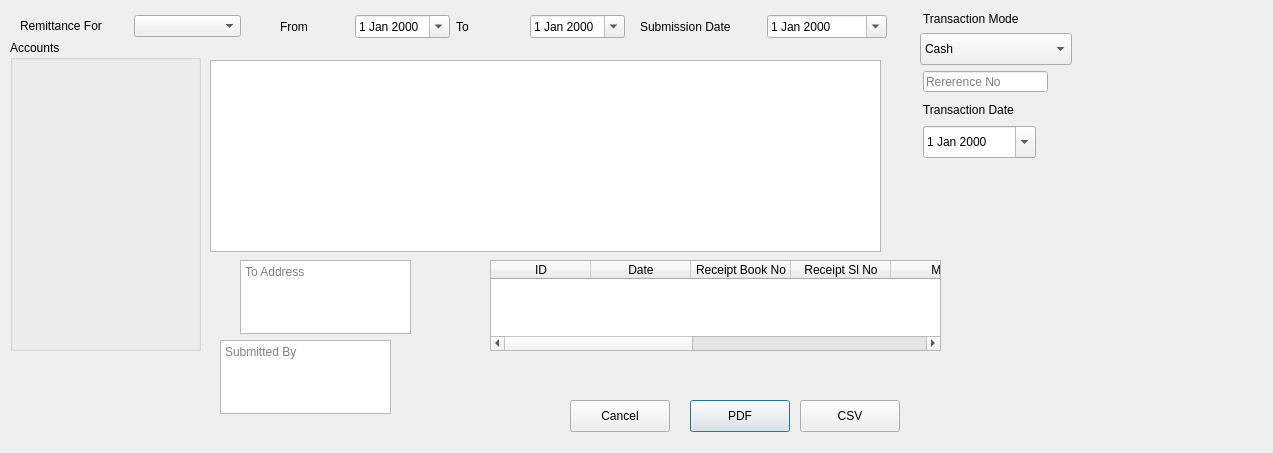
<?xml version="1.0" encoding="UTF-8"?>
<ui version="4.0">
 <class>CremittanceDlg</class>
 <widget class="QDialog" name="CremittanceDlg">
  <property name="geometry">
   <rect>
    <x>0</x>
    <y>0</y>
    <width>1273</width>
    <height>453</height>
   </rect>
  </property>
  <property name="windowTitle">
   <string>Dialog</string>
  </property>
  <widget class="QTextBrowser" name="m_textBrowser">
   <property name="geometry">
    <rect>
     <x>210</x>
     <y>60</y>
     <width>671</width>
     <height>192</height>
    </rect>
   </property>
  </widget>
  <widget class="QComboBox" name="m_modeCombo">
   <property name="geometry">
    <rect>
     <x>920</x>
     <y>33</y>
     <width>152</width>
     <height>32</height>
    </rect>
   </property>
   <item>
    <property name="text">
     <string>Cash</string>
    </property>
   </item>
   <item>
    <property name="text">
     <string>Cheque</string>
    </property>
   </item>
   <item>
    <property name="text">
     <string>Internet Transfer</string>
    </property>
   </item>
  </widget>
  <widget class="QLabel" name="m_modeLbl">
   <property name="geometry">
    <rect>
     <x>923</x>
     <y>11</y>
     <width>107</width>
     <height>16</height>
    </rect>
   </property>
   <property name="text">
    <string>Transaction Mode</string>
   </property>
  </widget>
  <widget class="QLineEdit" name="m_referene">
   <property name="geometry">
    <rect>
     <x>923</x>
     <y>71</y>
     <width>125</width>
     <height>21</height>
    </rect>
   </property>
   <property name="placeholderText">
    <string>Rererence No</string>
   </property>
  </widget>
  <widget class="QLabel" name="m_transDateLbl">
   <property name="geometry">
    <rect>
     <x>923</x>
     <y>102</y>
     <width>101</width>
     <height>16</height>
    </rect>
   </property>
   <property name="text">
    <string>Transaction Date</string>
   </property>
  </widget>
  <widget class="QDateEdit" name="m_transDate">
   <property name="geometry">
    <rect>
     <x>923</x>
     <y>126</y>
     <width>113</width>
     <height>32</height>
    </rect>
   </property>
   <property name="displayFormat">
    <string>d MMM yyyy</string>
   </property>
   <property name="calendarPopup">
    <bool>true</bool>
   </property>
  </widget>
  <widget class="QPlainTextEdit" name="m_submitByBox">
   <property name="geometry">
    <rect>
     <x>220</x>
     <y>340</y>
     <width>171</width>
     <height>74</height>
    </rect>
   </property>
   <property name="placeholderText">
    <string>Submitted By</string>
   </property>
  </widget>
  <widget class="QPlainTextEdit" name="m_toAddressBox">
   <property name="geometry">
    <rect>
     <x>240</x>
     <y>260</y>
     <width>171</width>
     <height>74</height>
    </rect>
   </property>
   <property name="placeholderText">
    <string>To Address</string>
   </property>
  </widget>
  <widget class="QGroupBox" name="m_accountBox">
   <property name="geometry">
    <rect>
     <x>10</x>
     <y>40</y>
     <width>191</width>
     <height>311</height>
    </rect>
   </property>
   <property name="title">
    <string>Accounts</string>
   </property>
  </widget>
  <widget class="QPushButton" name="m_pdfBtn">
   <property name="geometry">
    <rect>
     <x>690</x>
     <y>400</y>
     <width>100</width>
     <height>32</height>
    </rect>
   </property>
   <property name="text">
    <string>PDF</string>
   </property>
  </widget>
  <widget class="QPushButton" name="m_csvBtn">
   <property name="geometry">
    <rect>
     <x>800</x>
     <y>400</y>
     <width>100</width>
     <height>32</height>
    </rect>
   </property>
   <property name="text">
    <string>CSV</string>
   </property>
  </widget>
  <widget class="QPushButton" name="m_cancelBtn">
   <property name="geometry">
    <rect>
     <x>570</x>
     <y>400</y>
     <width>100</width>
     <height>32</height>
    </rect>
   </property>
   <property name="text">
    <string>Cancel</string>
   </property>
  </widget>
  <widget class="QTableWidget" name="m_table">
   <property name="geometry">
    <rect>
     <x>490</x>
     <y>260</y>
     <width>451</width>
     <height>91</height>
    </rect>
   </property>
   <column>
    <property name="text">
     <string>ID</string>
    </property>
   </column>
   <column>
    <property name="text">
     <string>Date</string>
    </property>
   </column>
   <column>
    <property name="text">
     <string>Receipt Book No</string>
    </property>
   </column>
   <column>
    <property name="text">
     <string>Receipt Sl No</string>
    </property>
   </column>
   <column>
    <property name="text">
     <string>Min</string>
    </property>
   </column>
   <column>
    <property name="text">
     <string>Piak San</string>
    </property>
   </column>
   <column>
    <property name="text">
     <string>Amount</string>
    </property>
   </column>
   <column>
    <property name="text">
     <string>Local Share</string>
    </property>
   </column>
   <column>
    <property name="text">
     <string>Hq Share</string>
    </property>
   </column>
  </widget>
  <widget class="QWidget" name="layoutWidget">
   <property name="geometry">
    <rect>
     <x>640</x>
     <y>10</y>
     <width>247</width>
     <height>34</height>
    </rect>
   </property>
   <layout class="QHBoxLayout" name="horizontalLayout">
    <item>
     <widget class="QLabel" name="m_submitLbl">
      <property name="text">
       <string>Submission Date</string>
      </property>
     </widget>
    </item>
    <item>
     <widget class="QDateEdit" name="m_submitDate">
      <property name="displayFormat">
       <string>d MMM yyyy</string>
      </property>
      <property name="calendarPopup">
       <bool>true</bool>
      </property>
     </widget>
    </item>
   </layout>
  </widget>
  <widget class="QWidget" name="layoutWidget">
   <property name="geometry">
    <rect>
     <x>280</x>
     <y>10</y>
     <width>345</width>
     <height>34</height>
    </rect>
   </property>
   <layout class="QHBoxLayout" name="horizontalLayout_2">
    <item>
     <widget class="QLabel" name="m_fromLbl">
      <property name="text">
       <string>From</string>
      </property>
     </widget>
    </item>
    <item>
     <widget class="QDateEdit" name="m_periodFrom">
      <property name="displayFormat">
       <string>d MMM yyyy</string>
      </property>
      <property name="calendarPopup">
       <bool>true</bool>
      </property>
     </widget>
    </item>
    <item>
     <widget class="QLabel" name="m_toLbl">
      <property name="text">
       <string>To</string>
      </property>
     </widget>
    </item>
    <item>
     <widget class="QDateEdit" name="m_periodTo">
      <property name="displayFormat">
       <string>d MMM yyyy</string>
      </property>
      <property name="calendarPopup">
       <bool>true</bool>
      </property>
     </widget>
    </item>
   </layout>
  </widget>
  <widget class="QWidget" name="">
   <property name="geometry">
    <rect>
     <x>20</x>
     <y>10</y>
     <width>221</width>
     <height>32</height>
    </rect>
   </property>
   <layout class="QGridLayout" name="gridLayout">
    <item row="0" column="0">
     <widget class="QLabel" name="m_remitCombolbl">
      <property name="text">
       <string>Remittance For</string>
      </property>
     </widget>
    </item>
    <item row="0" column="1">
     <widget class="QComboBox" name="m_remittanceNameCombo"/>
    </item>
   </layout>
  </widget>
 </widget>
 <resources/>
 <connections/>
</ui>
